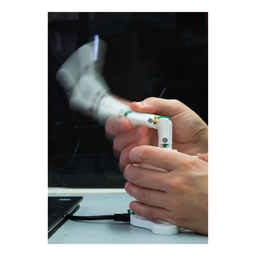
#> input picture Cadmanship.png, 256 x 256 px, shrunk from 826 x 827 before the run
$ python dither_script_2.py
#> lines starting #> are read from the running program, lines starting #| are printed output that depends on the picture; after the words box and inside, x2 and y2 are one past the last pixel; in counts of white or black regions, pixels touching at a corner belong together
#> in process_image, image is the input picture: PIL image 256x256 RGB; mean R, G, B 155.2, 152.9, 151.4
from PIL import Image, ImageSequence
import numpy as np
from tqdm import tqdm

def atkinson_dither(image, colors, frame_number):
#> called with frame_number = 0
    width, height = image.size
#> width = 256; height = 256
    pixels = np.array(image.convert('L'))  # Convert image to grayscale
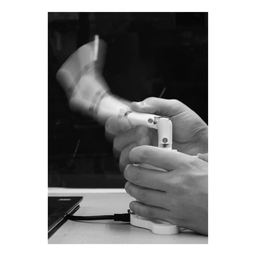
#> pixels: shape (256, 256); min 0, max 255, mean 153.4

    for y in tqdm(range(height), desc=f'Dithering frame {frame_number}', leave=False):
        for x in range(width):
            old_pixel = pixels[y, x]
            new_pixel = min(colors, key=lambda c: abs(c - old_pixel))
            pixels[y, x] = new_pixel
            quant_error = old_pixel - new_pixel

            if x + 1 < width:
                pixels[y, x + 1] = np.clip(pixels[y, x + 1] + quant_error * 1 / 8, 0, 255)
            if x + 2 < width:
                pixels[y, x + 2] = np.clip(pixels[y, x + 2] + quant_error * 1 / 8, 0, 255)
            if y + 1 < height:
                if x - 1 >= 0:
                    pixels[y + 1, x - 1] = np.clip(pixels[y + 1, x - 1] + quant_error * 1 / 8, 0, 255)
                pixels[y + 1, x] = np.clip(pixels[y + 1, x] + quant_error * 1 / 8, 0, 255)
                if x + 1 < width:
                    pixels[y + 1, x + 1] = np.clip(pixels[y + 1, x + 1] + quant_error * 1 / 8, 0, 255)
            if y + 2 < height:
                pixels[y + 2, x] = np.clip(pixels[y + 2, x] + quant_error * 1 / 8, 0, 255)
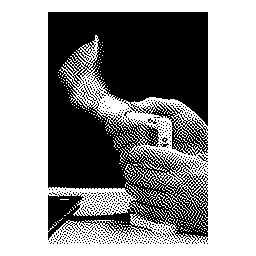
#> pixels: shape (256, 256); 58.6% white; 571 black regions (567 under 20 px), largest, box (x1, y1, x2, y2) and area: (48, 12, 208, 244) 25994, (81, 85, 97, 101) 51, (198, 155, 208, 162) 24, (148, 118, 157, 124) 23

    return Image.fromarray(pixels)

def convert_to_two_colors(image, colors):
    color1, color2 = [Image.new('RGB', image.size, color) for color in colors]
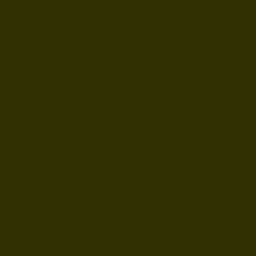
#> color1: PIL image 256x256 RGB; mean R, G, B 48, 48, 1
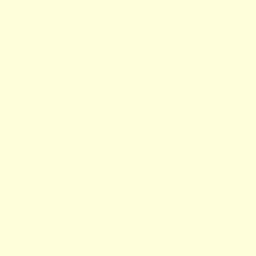
#> color2: PIL image 256x256 RGB; mean R, G, B 255, 254, 219
    mask = image.point(lambda p: p > 127 and 255)
    return Image.composite(color2, color1, mask)
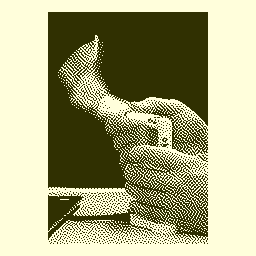
#> returned value: PIL image 256x256 RGB; mean R, G, B 169.2, 168.7, 128.7

def process_image(image_path, output_path):
    colors = [255, 0]  # Using grayscale for error diffusion
    color_map = ['#303001','#FFFEDB']

    image = Image.open(image_path)

    if image.format == 'GIF':
        frames = []
        total_frames = sum(1 for _ in ImageSequence.Iterator(image))

        for frame_number, frame in enumerate(tqdm(ImageSequence.Iterator(image), desc='Processing GIF frames', total=total_frames)):
            dithered_frame = atkinson_dither(frame, colors, frame_number)
            dithered_frame = convert_to_two_colors(dithered_frame, color_map)
            frames.append(dithered_frame)

        frames[0].save(output_path, save_all=True, append_images=frames[1:], loop=0, duration=image.info['duration'])
    else:
        dithered_image = atkinson_dither(image, colors, frame_number=0)
        dithered_image = convert_to_two_colors(dithered_image, color_map)
        dithered_image.save(output_path)

if __name__ == "__main__":
    input_path = 'Cadmanship.png'  # Change to your input file
    output_path = 'Cadmanship_dither_pv1.png'  # Change to your desired output file
    process_image(input_path, output_path)
